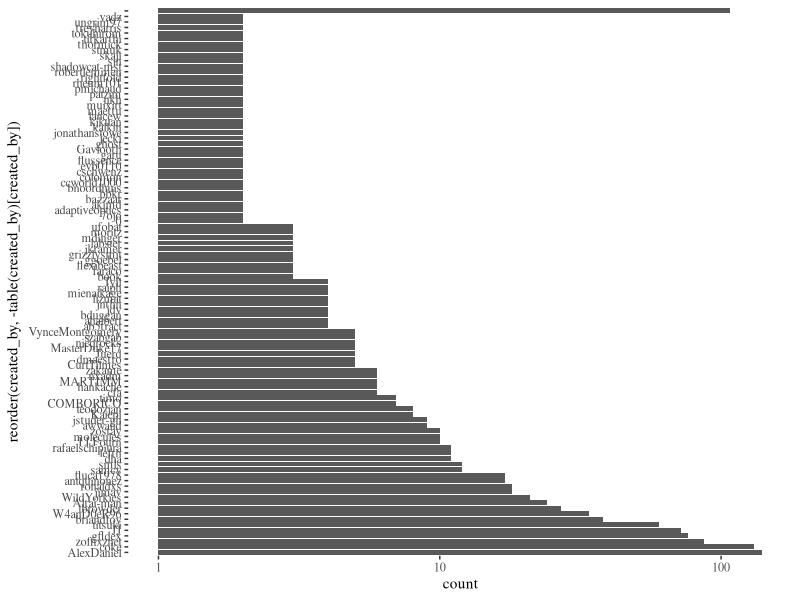
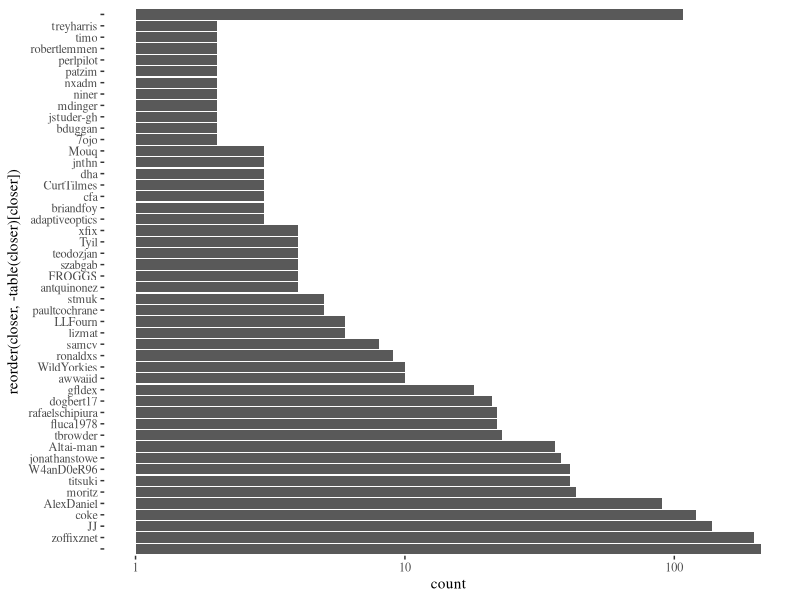

Reproduce these figures in R, in order.
library(ggplot2)
library(ggthemes)

data <- read.csv("../data/issues.csv")
opens.gt.1 <- data[data$created_by %in%  names( table(data$created_by)[table(data$created_by) > 1]),]
ggplot(opens.gt.1,aes(x=reorder(created_by,-table(created_by)[created_by])))+geom_bar()+scale_y_log10()+ coord_flip()+theme_tufte()
closes.gt.1 <- data[data$closer %in%  names( table(data$closer)[table(data$closer) > 1]),]
ggplot(closes.gt.1,aes(x=reorder(closer,-table(closer)[closer])))+geom_bar()+scale_y_log10()+ coord_flip()+theme_tufte()
